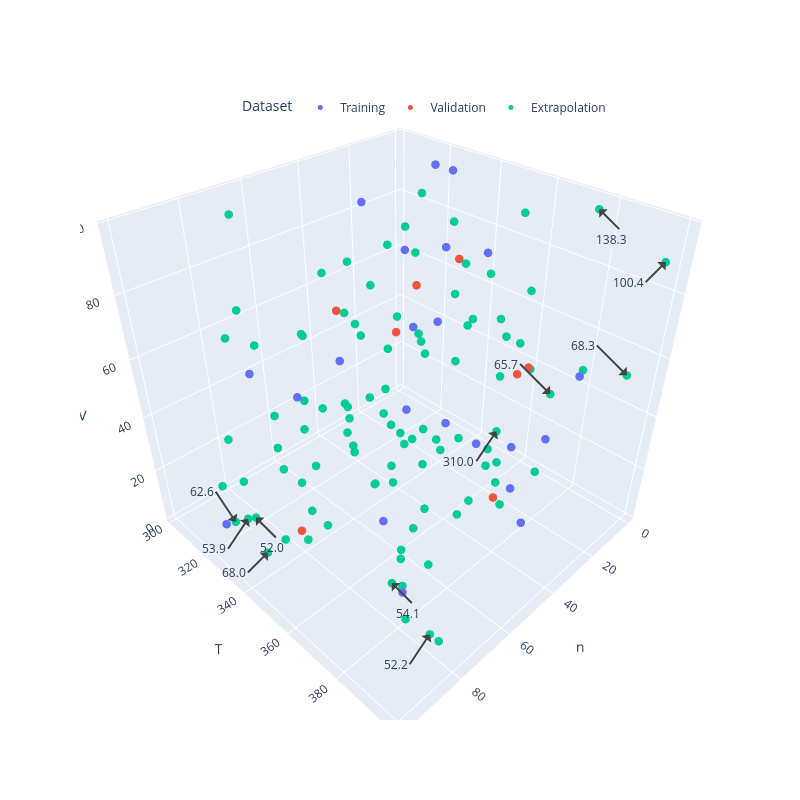

Write notebook code for a chart like this one.
### Code cell
points=[]
for _,row in df.loc[df['MAPE']>=50,['n','T','V','MAPE']].iterrows():
    points.append({"x": row['n'], "y": row['T'], "z": row['V'], "label": round(row['MAPE'],1)})
    
# Generate list of dict layouts
annotations_list = []
for p in points:
    annotations_list.append(dict(
        x=p["x"],
        y=p["y"],
        z=p["z"],
        text=p["label"],
        showarrow=True,
        xanchor='right',
        ax=random.choice([-20,-30,30,20]),
        ay=random.choice([-20,-30,30,20])
    ))

# Pass the completed list to the figure
fig.update_layout(scene=dict(annotations=annotations_list))
fig.show()

### Figure 1 — Plotly figure (JSON) as saved in the notebook; plotly's stock layout.template omitted (floating-point values rounded to 4 significant figures)
{"data": [{"hovertemplate": "Dataset=Training<br>n=%{x}<br>T=%{y}<br>V=%{z}<extra></extra>", "legendgroup": "Training", "marker": {"color": "#636efa", "size": 5, "symbol": "circle"}, "mode": "markers", "name": "Training", "scene": "scene", "showlegend": true, "type": "scatter3d", "x": [35.6, 80.62, 8.482, 42.24, 17.71, 12.32, 27.26, 68.67, 45.47, 24.81, 68.78, 21.25, 18.09, 92.57, 26.86, 1.533, 37.84, 52.35, 98.14, 23.82, 91.96, 49.67], "y": [320.8, 343.8, 324.0, 390.7, 353.8, 335.5, 385.7, 362.7, 347.9, 391.9, 303.8, 340.7, 369.3, 317.6, 333.3, 324.9, 369.0, 355.5, 382.6, 372.1, 393.4, 363.8], "z": [92.66, 59.28, 97.52, 20.32, 13.44, 9.069, 38.88, 19.85, 90.27, 62.01, 41.68, 80.64, 3.909, 3.776, 53.26, 94.24, 94.02, 46.61, 96.44, 26.12, 34.65, 77.22]}, {"hovertemplate": "Dataset=Validation<br>n=%{x}<br>T=%{y}<br>V=%{z}<extra></extra>", "legendgroup": "Validation", "marker": {"color": "#EF553B", "size": 5, "symbol": "circle"}, "mode": "markers", "name": "Validation", "scene": "scene", "showlegend": true, "type": "scatter3d", "x": [54.78, 20.41, 37.7, 56.29, 85.03, 19.76, 78.27, 43.1], "y": [361.1, 369.1, 384.4, 390.6, 366.6, 344.6, 336.7, 342.2], "z": [88.44, 49.71, 67.38, 39.08, 95.7, 77.74, 4.357, 62.11]}, {"hovertemplate": "Dataset=Extrapolation<br>n=%{x}<br>T=%{y}<br>V=%{z}<extra></extra>", "legendgroup": "Extrapolation", "marker": {"color": "#00cc96", "size": 5, "symbol": "circle"}, "mode": "markers", "name": "Extrapolation", "scene": "scene", "showlegend": true, "type": "scatter3d", "x": [48.52, 98.07, 96.17, 72.48, 54.12, 27.69, 16.07, 96.99, 51.61, 11.59, 62.35, 77.67, 61.3, 91.73, 3.959, 52.86, 45.93, 6.235, 64.13, 85.26, 59.29, 26.01, 83.99, 50.95, 51.09, 75.3, 14.79, 81.96, 68.33, 78.71, 19.16, 80.24, 19.13, 8.155, 85.52, 86.13, 87.65, 47.19, 27.4, 0.7092, 64.57, 71.99, 83.56, 28.19, 21.52, 63.93, 80.51, 96.37, 15.05, 48.22, 89.47, 42.27, 58.95, 2.449, 67.35, 91.91, 82.68, 88.55, 66.04, 24.56, 76.85, 21.17, 83.13, 6.272, 82.55, 16.45, 37.51, 31.67, 69.13, 17.86, 39.63, 0.5825, 26.25, 42.12, 10.59, 63.32, 38.04, 72.53, 65.39, 43.12, 86.73, 63.21, 81.03, 34.18, 54.37, 19.63, 99.61, 24.32, 25.69, 7.319, 25.78, 76.31, 69.79, 12.87, 37.62, 42.09, 66.5, 45.59, 58.65, 83.97], "y": [372.6, 336.5, 344.8, 336.8, 311.0, 320.3, 328.4, 331.4, 331.3, 357.7, 397.2, 377.5, 379.1, 375.9, 359.7, 391.8, 369.0, 350.0, 307.7, 348.8, 321.3, 313.3, 350.6, 378.5, 329.5, 376.9, 352.6, 314.9, 396.5, 340.2, 329.5, 384.7, 312.4, 373.4, 318.8, 339.2, 323.2, 384.1, 339.0, 397.5, 362.5, 369.4, 352.2, 330.9, 339.6, 394.1, 320.1, 398.8, 375.8, 336.0, 364.2, 338.1, 338.1, 350.4, 301.7, 349.4, 397.2, 328.5, 374.8, 344.3, 320.9, 390.5, 301.7, 330.4, 399.9, 326.2, 384.9, 360.6, 380.6, 363.0, 336.3, 376.1, 302.6, 344.7, 337.2, 347.7, 312.8, 322.3, 356.2, 338.8, 379.2, 360.5, 386.1, 373.2, 360.2, 328.8, 378.3, 325.1, 307.5, 396.3, 354.0, 377.4, 352.9, 361.2, 303.4, 318.7, 367.5, 357.1, 315.9, 395.2], "z": [15.44, 51.03, 14.4, 71.74, 27.63, 13.41, 4.599, 17.48, 19.18, 53.7, 45.1, 95.73, 95.42, 79.65, 67.16, 84.5, 93.88, 2.262, 11.81, 36.03, 9.359, 59.95, 26.04, 26.43, 28.83, 9.772, 74.09, 65.07, 60.65, 3.405, 42.95, 68.52, 15.63, 38.57, 1.983, 8.186, 21.65, 41.47, 46.32, 88.45, 31.67, 2.146, 82.62, 6.185, 9.299, 96.32, 75.34, 33.79, 13.22, 38.67, 33.92, 87.44, 41.88, 8.205, 92.68, 62.23, 11.67, 11.32, 46.59, 9.209, 63.18, 61.64, 3.208, 80.74, 78.68, 91.53, 67.03, 69.29, 16.37, 2.389, 6.556, 96.45, 64.57, 94.69, 34.94, 75.52, 6.54, 16.62, 27.71, 55.03, 55.74, 49.9, 42.45, 57.57, 96.67, 45.81, 83.75, 5.587, 38.56, 56.05, 62.03, 25.0, 39.93, 94.7, 64.89, 58.5, 6.53, 5.218, 21.14, 13.78]}], "layout": {"height": 800, "legend": {"orientation": "h", "title": {"text": "Dataset"}, "tracegroupgap": 0, "x": 0.25, "y": 0.95}, "margin": {"t": 60}, "scene": {"annotations": [{"ax": -20, "ay": 20, "showarrow": true, "text": "68.0", "x": 96.17, "xanchor": "right", "y": 344.8, "z": 14.4}, {"ax": -20, "ay": -30, "showarrow": true, "text": "62.6", "x": 96.99, "xanchor": "right", "y": 331.4, "z": 17.48}, {"ax": -30, "ay": -30, "showarrow": true, "text": "65.7", "x": 8.155, "xanchor": "right", "y": 373.4, "z": 38.57}, {"ax": -20, "ay": 30, "showarrow": true, "text": "53.9", "x": 85.52, "xanchor": "right", "y": 318.8, "z": 1.983}, {"ax": -20, "ay": 20, "showarrow": true, "text": "100.4", "x": 0.7092, "xanchor": "right", "y": 397.5, "z": 88.45}, {"ax": 30, "ay": 30, "showarrow": true, "text": "54.1", "x": 71.99, "xanchor": "right", "y": 369.4, "z": 2.146}, {"ax": -20, "ay": 30, "showarrow": true, "text": "310.0", "x": 2.449, "xanchor": "right", "y": 350.4, "z": 8.205}, {"ax": 30, "ay": 30, "showarrow": true, "text": "52.0", "x": 88.55, "xanchor": "right", "y": 328.5, "z": 11.32}, {"ax": 30, "ay": 30, "showarrow": true, "text": "138.3", "x": 0.5825, "xanchor": "right", "y": 376.1, "z": 96.45}, {"ax": -30, "ay": -30, "showarrow": true, "text": "68.3", "x": 7.319, "xanchor": "right", "y": 396.3, "z": 56.05}, {"ax": -20, "ay": 30, "showarrow": true, "text": "52.2", "x": 83.97, "xanchor": "right", "y": 395.2, "z": 13.78}], "domain": {"x": [0, 1], "y": [0, 1]}, "xaxis": {"title": {"text": "n"}}, "yaxis": {"title": {"text": "T"}}, "zaxis": {"title": {"text": "V"}}}, "width": 800}}
